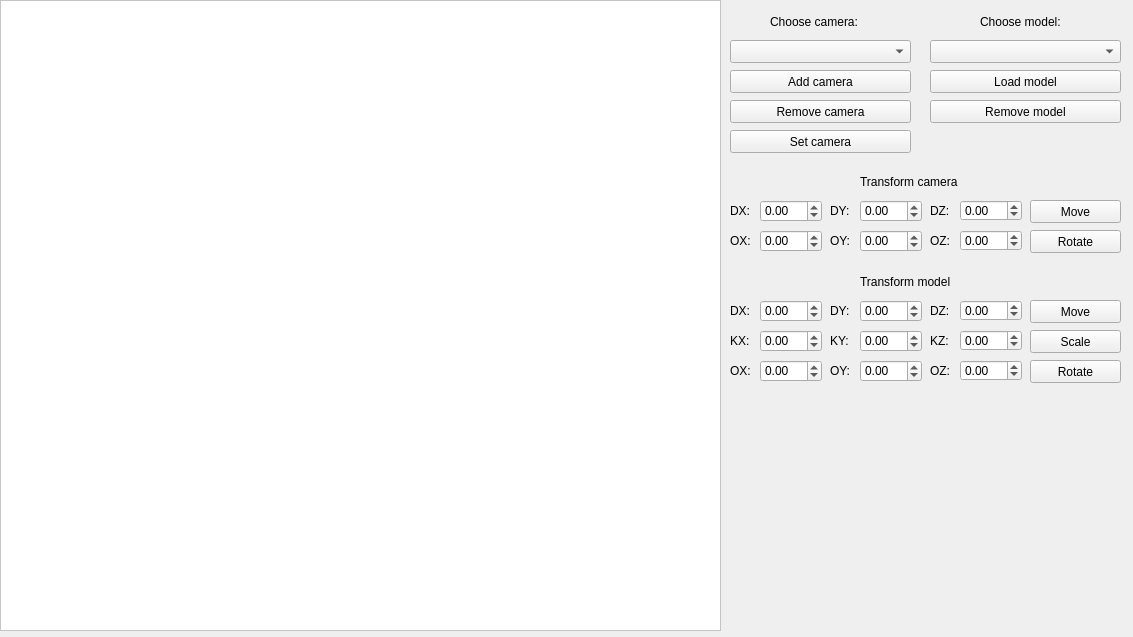
<?xml version="1.0" encoding="UTF-8"?>
<ui version="4.0">
    <class>MainWindow</class>
    <widget class="QMainWindow" name="MainWindow">
        <property name="geometry">
            <rect>
                <x>0</x>
                <y>0</y>
                <width>1133</width>
                <height>637</height>
            </rect>
        </property>
        <property name="windowTitle">
            <string>3D Model OOP</string>
        </property>
        <widget class="QWidget" name="centralwidget">
            <widget class="QPushButton" name="pushButton_AddCamera">
                <property name="geometry">
                    <rect>
                        <x>730</x>
                        <y>70</y>
                        <width>181</width>
                        <height>23</height>
                    </rect>
                </property>
                <property name="text">
                    <string>Add camera</string>
                </property>
            </widget>
            <widget class="QComboBox" name="comboBoxModel">
                <property name="geometry">
                    <rect>
                        <x>930</x>
                        <y>40</y>
                        <width>191</width>
                        <height>23</height>
                    </rect>
                </property>
            </widget>
            <widget class="QPushButton" name="pushButton_AddModel">
                <property name="geometry">
                    <rect>
                        <x>930</x>
                        <y>70</y>
                        <width>191</width>
                        <height>23</height>
                    </rect>
                </property>
                <property name="text">
                    <string>Load model</string>
                </property>
            </widget>
            <widget class="QComboBox" name="comboBoxCamera">
                <property name="geometry">
                    <rect>
                        <x>730</x>
                        <y>40</y>
                        <width>181</width>
                        <height>23</height>
                    </rect>
                </property>
            </widget>
            <widget class="QLabel" name="label">
                <property name="geometry">
                    <rect>
                        <x>980</x>
                        <y>10</y>
                        <width>91</width>
                        <height>23</height>
                    </rect>
                </property>
                <property name="text">
                    <string>Choose model:</string>
                </property>
            </widget>
            <widget class="QPushButton" name="pushButton_RemoveModel">
                <property name="geometry">
                    <rect>
                        <x>930</x>
                        <y>100</y>
                        <width>191</width>
                        <height>23</height>
                    </rect>
                </property>
                <property name="text">
                    <string>Remove model</string>
                </property>
            </widget>
            <widget class="QLabel" name="label_2">
                <property name="geometry">
                    <rect>
                        <x>770</x>
                        <y>10</y>
                        <width>101</width>
                        <height>23</height>
                    </rect>
                </property>
                <property name="text">
                    <string>Choose camera:</string>
                </property>
            </widget>
            <widget class="QPushButton" name="pushButton_RemoveCamera">
                <property name="geometry">
                    <rect>
                        <x>730</x>
                        <y>100</y>
                        <width>181</width>
                        <height>23</height>
                    </rect>
                </property>
                <property name="text">
                    <string>Remove camera</string>
                </property>
            </widget>
            <widget class="QPushButton" name="pushButton_SetCamera">
                <property name="geometry">
                    <rect>
                        <x>730</x>
                        <y>130</y>
                        <width>181</width>
                        <height>23</height>
                    </rect>
                </property>
                <property name="text">
                    <string>Set camera</string>
                </property>
            </widget>
            <widget class="QLabel" name="label_3">
                <property name="geometry">
                    <rect>
                        <x>730</x>
                        <y>300</y>
                        <width>21</width>
                        <height>21</height>
                    </rect>
                </property>
                <property name="text">
                    <string>DX:</string>
                </property>
            </widget>
            <widget class="QLabel" name="label_4">
                <property name="geometry">
                    <rect>
                        <x>830</x>
                        <y>300</y>
                        <width>21</width>
                        <height>21</height>
                    </rect>
                </property>
                <property name="text">
                    <string>DY:</string>
                </property>
            </widget>
            <widget class="QLabel" name="label_5">
                <property name="geometry">
                    <rect>
                        <x>930</x>
                        <y>300</y>
                        <width>21</width>
                        <height>21</height>
                    </rect>
                </property>
                <property name="text">
                    <string>DZ:</string>
                </property>
            </widget>
            <widget class="QPushButton" name="pushButton_moveModel">
                <property name="geometry">
                    <rect>
                        <x>1030</x>
                        <y>300</y>
                        <width>91</width>
                        <height>23</height>
                    </rect>
                </property>
                <property name="text">
                    <string>Move</string>
                </property>
            </widget>
            <widget class="QDoubleSpinBox" name="doubleSpinBoxDx">
                <property name="geometry">
                    <rect>
                        <x>760</x>
                        <y>300</y>
                        <width>62</width>
                        <height>22</height>
                    </rect>
                </property>
                <property name="minimum">
                    <double>-500.000000000000000</double>
                </property>
                <property name="maximum">
                    <double>500.000000000000000</double>
                </property>
            </widget>
            <widget class="QDoubleSpinBox" name="doubleSpinBoxDy">
                <property name="geometry">
                    <rect>
                        <x>860</x>
                        <y>300</y>
                        <width>62</width>
                        <height>22</height>
                    </rect>
                </property>
                <property name="minimum">
                    <double>-500.000000000000000</double>
                </property>
                <property name="maximum">
                    <double>500.000000000000000</double>
                </property>
            </widget>
            <widget class="QDoubleSpinBox" name="doubleSpinBoxDz">
                <property name="geometry">
                    <rect>
                        <x>960</x>
                        <y>300</y>
                        <width>62</width>
                        <height>21</height>
                    </rect>
                </property>
                <property name="minimum">
                    <double>-500.000000000000000</double>
                </property>
                <property name="maximum">
                    <double>500.000000000000000</double>
                </property>
            </widget>
            <widget class="QLabel" name="label_7">
                <property name="geometry">
                    <rect>
                        <x>930</x>
                        <y>330</y>
                        <width>21</width>
                        <height>21</height>
                    </rect>
                </property>
                <property name="text">
                    <string>KZ:</string>
                </property>
            </widget>
            <widget class="QDoubleSpinBox" name="doubleSpinBoxKy">
                <property name="geometry">
                    <rect>
                        <x>860</x>
                        <y>330</y>
                        <width>62</width>
                        <height>22</height>
                    </rect>
                </property>
                <property name="minimum">
                    <double>-500.000000000000000</double>
                </property>
                <property name="maximum">
                    <double>500.000000000000000</double>
                </property>
            </widget>
            <widget class="QDoubleSpinBox" name="doubleSpinBoxKz">
                <property name="geometry">
                    <rect>
                        <x>960</x>
                        <y>330</y>
                        <width>62</width>
                        <height>21</height>
                    </rect>
                </property>
                <property name="minimum">
                    <double>-500.000000000000000</double>
                </property>
                <property name="maximum">
                    <double>500.000000000000000</double>
                </property>
            </widget>
            <widget class="QLabel" name="label_8">
                <property name="geometry">
                    <rect>
                        <x>830</x>
                        <y>330</y>
                        <width>21</width>
                        <height>21</height>
                    </rect>
                </property>
                <property name="text">
                    <string>KY:</string>
                </property>
            </widget>
            <widget class="QLabel" name="label_9">
                <property name="geometry">
                    <rect>
                        <x>730</x>
                        <y>330</y>
                        <width>21</width>
                        <height>21</height>
                    </rect>
                </property>
                <property name="text">
                    <string>KX:</string>
                </property>
            </widget>
            <widget class="QPushButton" name="pushButton_scaleModel">
                <property name="geometry">
                    <rect>
                        <x>1030</x>
                        <y>330</y>
                        <width>91</width>
                        <height>23</height>
                    </rect>
                </property>
                <property name="text">
                    <string>Scale</string>
                </property>
            </widget>
            <widget class="QDoubleSpinBox" name="doubleSpinBoxKx">
                <property name="geometry">
                    <rect>
                        <x>760</x>
                        <y>330</y>
                        <width>62</width>
                        <height>22</height>
                    </rect>
                </property>
                <property name="minimum">
                    <double>-500.000000000000000</double>
                </property>
                <property name="maximum">
                    <double>500.000000000000000</double>
                </property>
            </widget>
            <widget class="QPushButton" name="pushButton_rotateModel">
                <property name="geometry">
                    <rect>
                        <x>1030</x>
                        <y>360</y>
                        <width>91</width>
                        <height>23</height>
                    </rect>
                </property>
                <property name="text">
                    <string>Rotate</string>
                </property>
            </widget>
            <widget class="QDoubleSpinBox" name="doubleSpinBoxOz">
                <property name="geometry">
                    <rect>
                        <x>960</x>
                        <y>360</y>
                        <width>62</width>
                        <height>21</height>
                    </rect>
                </property>
                <property name="minimum">
                    <double>-500.000000000000000</double>
                </property>
                <property name="maximum">
                    <double>500.000000000000000</double>
                </property>
            </widget>
            <widget class="QDoubleSpinBox" name="doubleSpinBoxOy">
                <property name="geometry">
                    <rect>
                        <x>860</x>
                        <y>360</y>
                        <width>62</width>
                        <height>22</height>
                    </rect>
                </property>
                <property name="minimum">
                    <double>-500.000000000000000</double>
                </property>
                <property name="maximum">
                    <double>500.000000000000000</double>
                </property>
            </widget>
            <widget class="QLabel" name="label_10">
                <property name="geometry">
                    <rect>
                        <x>730</x>
                        <y>360</y>
                        <width>21</width>
                        <height>21</height>
                    </rect>
                </property>
                <property name="text">
                    <string>OX:</string>
                </property>
            </widget>
            <widget class="QLabel" name="label_11">
                <property name="geometry">
                    <rect>
                        <x>830</x>
                        <y>360</y>
                        <width>21</width>
                        <height>21</height>
                    </rect>
                </property>
                <property name="text">
                    <string>OY:</string>
                </property>
            </widget>
            <widget class="QLabel" name="label_12">
                <property name="geometry">
                    <rect>
                        <x>930</x>
                        <y>360</y>
                        <width>21</width>
                        <height>21</height>
                    </rect>
                </property>
                <property name="text">
                    <string>OZ:</string>
                </property>
            </widget>
            <widget class="QDoubleSpinBox" name="doubleSpinBoxOx">
                <property name="geometry">
                    <rect>
                        <x>760</x>
                        <y>360</y>
                        <width>62</width>
                        <height>22</height>
                    </rect>
                </property>
                <property name="minimum">
                    <double>-500.000000000000000</double>
                </property>
                <property name="maximum">
                    <double>500.000000000000000</double>
                </property>
            </widget>
            <widget class="QLabel" name="label_6">
                <property name="geometry">
                    <rect>
                        <x>830</x>
                        <y>200</y>
                        <width>21</width>
                        <height>21</height>
                    </rect>
                </property>
                <property name="text">
                    <string>DY:</string>
                </property>
            </widget>
            <widget class="QPushButton" name="pushButton_moveCamera">
                <property name="geometry">
                    <rect>
                        <x>1030</x>
                        <y>200</y>
                        <width>91</width>
                        <height>23</height>
                    </rect>
                </property>
                <property name="text">
                    <string>Move</string>
                </property>
            </widget>
            <widget class="QLabel" name="label_13">
                <property name="geometry">
                    <rect>
                        <x>730</x>
                        <y>200</y>
                        <width>21</width>
                        <height>21</height>
                    </rect>
                </property>
                <property name="text">
                    <string>DX:</string>
                </property>
            </widget>
            <widget class="QDoubleSpinBox" name="doubleSpinBoxDx_c">
                <property name="geometry">
                    <rect>
                        <x>760</x>
                        <y>200</y>
                        <width>62</width>
                        <height>22</height>
                    </rect>
                </property>
                <property name="minimum">
                    <double>-500.000000000000000</double>
                </property>
                <property name="maximum">
                    <double>500.000000000000000</double>
                </property>
            </widget>
            <widget class="QDoubleSpinBox" name="doubleSpinBoxDz_c">
                <property name="geometry">
                    <rect>
                        <x>960</x>
                        <y>200</y>
                        <width>62</width>
                        <height>21</height>
                    </rect>
                </property>
                <property name="minimum">
                    <double>-500.000000000000000</double>
                </property>
                <property name="maximum">
                    <double>500.000000000000000</double>
                </property>
            </widget>
            <widget class="QLabel" name="label_14">
                <property name="geometry">
                    <rect>
                        <x>930</x>
                        <y>200</y>
                        <width>21</width>
                        <height>21</height>
                    </rect>
                </property>
                <property name="text">
                    <string>DZ:</string>
                </property>
            </widget>
            <widget class="QDoubleSpinBox" name="doubleSpinBoxDy_c">
                <property name="geometry">
                    <rect>
                        <x>860</x>
                        <y>200</y>
                        <width>62</width>
                        <height>22</height>
                    </rect>
                </property>
                <property name="minimum">
                    <double>-500.000000000000000</double>
                </property>
                <property name="maximum">
                    <double>500.000000000000000</double>
                </property>
            </widget>
            <widget class="QLabel" name="label_15">
                <property name="geometry">
                    <rect>
                        <x>830</x>
                        <y>230</y>
                        <width>21</width>
                        <height>21</height>
                    </rect>
                </property>
                <property name="text">
                    <string>OY:</string>
                </property>
            </widget>
            <widget class="QLabel" name="label_16">
                <property name="geometry">
                    <rect>
                        <x>730</x>
                        <y>230</y>
                        <width>21</width>
                        <height>21</height>
                    </rect>
                </property>
                <property name="text">
                    <string>OX:</string>
                </property>
            </widget>
            <widget class="QPushButton" name="pushButton_rotateCamera">
                <property name="geometry">
                    <rect>
                        <x>1030</x>
                        <y>230</y>
                        <width>91</width>
                        <height>23</height>
                    </rect>
                </property>
                <property name="text">
                    <string>Rotate</string>
                </property>
            </widget>
            <widget class="QDoubleSpinBox" name="doubleSpinBoxOy_c">
                <property name="geometry">
                    <rect>
                        <x>860</x>
                        <y>230</y>
                        <width>62</width>
                        <height>22</height>
                    </rect>
                </property>
                <property name="minimum">
                    <double>-500.000000000000000</double>
                </property>
                <property name="maximum">
                    <double>500.000000000000000</double>
                </property>
            </widget>
            <widget class="QDoubleSpinBox" name="doubleSpinBoxOz_c">
                <property name="geometry">
                    <rect>
                        <x>960</x>
                        <y>230</y>
                        <width>62</width>
                        <height>21</height>
                    </rect>
                </property>
                <property name="minimum">
                    <double>-500.000000000000000</double>
                </property>
                <property name="maximum">
                    <double>500.000000000000000</double>
                </property>
            </widget>
            <widget class="QLabel" name="label_17">
                <property name="geometry">
                    <rect>
                        <x>930</x>
                        <y>230</y>
                        <width>21</width>
                        <height>21</height>
                    </rect>
                </property>
                <property name="text">
                    <string>OZ:</string>
                </property>
            </widget>
            <widget class="QDoubleSpinBox" name="doubleSpinBoxOx_c">
                <property name="geometry">
                    <rect>
                        <x>760</x>
                        <y>230</y>
                        <width>62</width>
                        <height>22</height>
                    </rect>
                </property>
                <property name="minimum">
                    <double>-500.000000000000000</double>
                </property>
                <property name="maximum">
                    <double>500.000000000000000</double>
                </property>
            </widget>
            <widget class="DrawLabel" name="drawLabel">
                <property name="geometry">
                    <rect>
                        <x>10</x>
                        <y>10</y>
                        <width>711</width>
                        <height>621</height>
                    </rect>
                </property>
                <property name="text">
                    <string/>
                </property>
            </widget>
            <widget class="QGraphicsView" name="graphicsView">
                <property name="geometry">
                    <rect>
                        <x>0</x>
                        <y>0</y>
                        <width>721</width>
                        <height>631</height>
                    </rect>
                </property>
                <property name="palette">
                    <palette>
                        <active>
                            <colorrole role="WindowText">
                                <brush brushstyle="SolidPattern">
                                    <color alpha="255">
                                        <red>0</red>
                                        <green>0</green>
                                        <blue>0</blue>
                                    </color>
                                </brush>
                            </colorrole>
                            <colorrole role="Button">
                                <brush brushstyle="SolidPattern">
                                    <color alpha="255">
                                        <red>255</red>
                                        <green>255</green>
                                        <blue>255</blue>
                                    </color>
                                </brush>
                            </colorrole>
                            <colorrole role="Light">
                                <brush brushstyle="SolidPattern">
                                    <color alpha="255">
                                        <red>255</red>
                                        <green>255</green>
                                        <blue>255</blue>
                                    </color>
                                </brush>
                            </colorrole>
                            <colorrole role="Midlight">
                                <brush brushstyle="SolidPattern">
                                    <color alpha="255">
                                        <red>255</red>
                                        <green>255</green>
                                        <blue>255</blue>
                                    </color>
                                </brush>
                            </colorrole>
                            <colorrole role="Dark">
                                <brush brushstyle="SolidPattern">
                                    <color alpha="255">
                                        <red>127</red>
                                        <green>127</green>
                                        <blue>127</blue>
                                    </color>
                                </brush>
                            </colorrole>
                            <colorrole role="Mid">
                                <brush brushstyle="SolidPattern">
                                    <color alpha="255">
                                        <red>170</red>
                                        <green>170</green>
                                        <blue>170</blue>
                                    </color>
                                </brush>
                            </colorrole>
                            <colorrole role="Text">
                                <brush brushstyle="SolidPattern">
                                    <color alpha="255">
                                        <red>0</red>
                                        <green>0</green>
                                        <blue>0</blue>
                                    </color>
                                </brush>
                            </colorrole>
                            <colorrole role="BrightText">
                                <brush brushstyle="SolidPattern">
                                    <color alpha="255">
                                        <red>255</red>
                                        <green>255</green>
                                        <blue>255</blue>
                                    </color>
                                </brush>
                            </colorrole>
                            <colorrole role="ButtonText">
                                <brush brushstyle="SolidPattern">
                                    <color alpha="255">
                                        <red>0</red>
                                        <green>0</green>
                                        <blue>0</blue>
                                    </color>
                                </brush>
                            </colorrole>
                            <colorrole role="Base">
                                <brush brushstyle="SolidPattern">
                                    <color alpha="255">
                                        <red>255</red>
                                        <green>255</green>
                                        <blue>255</blue>
                                    </color>
                                </brush>
                            </colorrole>
                            <colorrole role="Window">
                                <brush brushstyle="SolidPattern">
                                    <color alpha="255">
                                        <red>255</red>
                                        <green>255</green>
                                        <blue>255</blue>
                                    </color>
                                </brush>
                            </colorrole>
                            <colorrole role="Shadow">
                                <brush brushstyle="SolidPattern">
                                    <color alpha="255">
                                        <red>0</red>
                                        <green>0</green>
                                        <blue>0</blue>
                                    </color>
                                </brush>
                            </colorrole>
                            <colorrole role="AlternateBase">
                                <brush brushstyle="SolidPattern">
                                    <color alpha="255">
                                        <red>255</red>
                                        <green>255</green>
                                        <blue>255</blue>
                                    </color>
                                </brush>
                            </colorrole>
                            <colorrole role="ToolTipBase">
                                <brush brushstyle="SolidPattern">
                                    <color alpha="255">
                                        <red>255</red>
                                        <green>255</green>
                                        <blue>220</blue>
                                    </color>
                                </brush>
                            </colorrole>
                            <colorrole role="ToolTipText">
                                <brush brushstyle="SolidPattern">
                                    <color alpha="255">
                                        <red>0</red>
                                        <green>0</green>
                                        <blue>0</blue>
                                    </color>
                                </brush>
                            </colorrole>
                            <colorrole role="PlaceholderText">
                                <brush brushstyle="SolidPattern">
                                    <color alpha="128">
                                        <red>0</red>
                                        <green>0</green>
                                        <blue>0</blue>
                                    </color>
                                </brush>
                            </colorrole>
                        </active>
                        <inactive>
                            <colorrole role="WindowText">
                                <brush brushstyle="SolidPattern">
                                    <color alpha="255">
                                        <red>0</red>
                                        <green>0</green>
                                        <blue>0</blue>
                                    </color>
                                </brush>
                            </colorrole>
                            <colorrole role="Button">
                                <brush brushstyle="SolidPattern">
                                    <color alpha="255">
                                        <red>255</red>
                                        <green>255</green>
                                        <blue>255</blue>
                                    </color>
                                </brush>
                            </colorrole>
                            <colorrole role="Light">
                                <brush brushstyle="SolidPattern">
                                    <color alpha="255">
                                        <red>255</red>
                                        <green>255</green>
                                        <blue>255</blue>
                                    </color>
                                </brush>
                            </colorrole>
                            <colorrole role="Midlight">
                                <brush brushstyle="SolidPattern">
                                    <color alpha="255">
                                        <red>255</red>
                                        <green>255</green>
                                        <blue>255</blue>
                                    </color>
                                </brush>
                            </colorrole>
                            <colorrole role="Dark">
                                <brush brushstyle="SolidPattern">
                                    <color alpha="255">
                                        <red>127</red>
                                        <green>127</green>
                                        <blue>127</blue>
                                    </color>
                                </brush>
                            </colorrole>
                            <colorrole role="Mid">
                                <brush brushstyle="SolidPattern">
                                    <color alpha="255">
                                        <red>170</red>
                                        <green>170</green>
                                        <blue>170</blue>
                                    </color>
                                </brush>
                            </colorrole>
                            <colorrole role="Text">
                                <brush brushstyle="SolidPattern">
                                    <color alpha="255">
                                        <red>0</red>
                                        <green>0</green>
                                        <blue>0</blue>
                                    </color>
                                </brush>
                            </colorrole>
                            <colorrole role="BrightText">
                                <brush brushstyle="SolidPattern">
                                    <color alpha="255">
                                        <red>255</red>
                                        <green>255</green>
                                        <blue>255</blue>
                                    </color>
                                </brush>
                            </colorrole>
                            <colorrole role="ButtonText">
                                <brush brushstyle="SolidPattern">
                                    <color alpha="255">
                                        <red>0</red>
                                        <green>0</green>
                                        <blue>0</blue>
                                    </color>
                                </brush>
                            </colorrole>
                            <colorrole role="Base">
                                <brush brushstyle="SolidPattern">
                                    <color alpha="255">
                                        <red>255</red>
                                        <green>255</green>
                                        <blue>255</blue>
                                    </color>
                                </brush>
                            </colorrole>
                            <colorrole role="Window">
                                <brush brushstyle="SolidPattern">
                                    <color alpha="255">
                                        <red>255</red>
                                        <green>255</green>
                                        <blue>255</blue>
                                    </color>
                                </brush>
                            </colorrole>
                            <colorrole role="Shadow">
                                <brush brushstyle="SolidPattern">
                                    <color alpha="255">
                                        <red>0</red>
                                        <green>0</green>
                                        <blue>0</blue>
                                    </color>
                                </brush>
                            </colorrole>
                            <colorrole role="AlternateBase">
                                <brush brushstyle="SolidPattern">
                                    <color alpha="255">
                                        <red>255</red>
                                        <green>255</green>
                                        <blue>255</blue>
                                    </color>
                                </brush>
                            </colorrole>
                            <colorrole role="ToolTipBase">
                                <brush brushstyle="SolidPattern">
                                    <color alpha="255">
                                        <red>255</red>
                                        <green>255</green>
                                        <blue>220</blue>
                                    </color>
                                </brush>
                            </colorrole>
                            <colorrole role="ToolTipText">
                                <brush brushstyle="SolidPattern">
                                    <color alpha="255">
                                        <red>0</red>
                                        <green>0</green>
                                        <blue>0</blue>
                                    </color>
                                </brush>
                            </colorrole>
                            <colorrole role="PlaceholderText">
                                <brush brushstyle="SolidPattern">
                                    <color alpha="128">
                                        <red>0</red>
                                        <green>0</green>
                                        <blue>0</blue>
                                    </color>
                                </brush>
                            </colorrole>
                        </inactive>
                        <disabled>
                            <colorrole role="WindowText">
                                <brush brushstyle="SolidPattern">
                                    <color alpha="255">
                                        <red>127</red>
                                        <green>127</green>
                                        <blue>127</blue>
                                    </color>
                                </brush>
                            </colorrole>
                            <colorrole role="Button">
                                <brush brushstyle="SolidPattern">
                                    <color alpha="255">
                                        <red>255</red>
                                        <green>255</green>
                                        <blue>255</blue>
                                    </color>
                                </brush>
                            </colorrole>
                            <colorrole role="Light">
                                <brush brushstyle="SolidPattern">
                                    <color alpha="255">
                                        <red>255</red>
                                        <green>255</green>
                                        <blue>255</blue>
                                    </color>
                                </brush>
                            </colorrole>
                            <colorrole role="Midlight">
                                <brush brushstyle="SolidPattern">
                                    <color alpha="255">
                                        <red>255</red>
                                        <green>255</green>
                                        <blue>255</blue>
                                    </color>
                                </brush>
                            </colorrole>
                            <colorrole role="Dark">
                                <brush brushstyle="SolidPattern">
                                    <color alpha="255">
                                        <red>127</red>
                                        <green>127</green>
                                        <blue>127</blue>
                                    </color>
                                </brush>
                            </colorrole>
                            <colorrole role="Mid">
                                <brush brushstyle="SolidPattern">
                                    <color alpha="255">
                                        <red>170</red>
                                        <green>170</green>
                                        <blue>170</blue>
                                    </color>
                                </brush>
                            </colorrole>
                            <colorrole role="Text">
                                <brush brushstyle="SolidPattern">
                                    <color alpha="255">
                                        <red>127</red>
                                        <green>127</green>
                                        <blue>127</blue>
                                    </color>
                                </brush>
                            </colorrole>
                            <colorrole role="BrightText">
                                <brush brushstyle="SolidPattern">
                                    <color alpha="255">
                                        <red>255</red>
                                        <green>255</green>
                                        <blue>255</blue>
                                    </color>
                                </brush>
                            </colorrole>
                            <colorrole role="ButtonText">
                                <brush brushstyle="SolidPattern">
                                    <color alpha="255">
                                        <red>127</red>
                                        <green>127</green>
                                        <blue>127</blue>
                                    </color>
                                </brush>
                            </colorrole>
                            <colorrole role="Base">
                                <brush brushstyle="SolidPattern">
                                    <color alpha="255">
                                        <red>255</red>
                                        <green>255</green>
                                        <blue>255</blue>
                                    </color>
                                </brush>
                            </colorrole>
                            <colorrole role="Window">
                                <brush brushstyle="SolidPattern">
                                    <color alpha="255">
                                        <red>255</red>
                                        <green>255</green>
                                        <blue>255</blue>
                                    </color>
                                </brush>
                            </colorrole>
                            <colorrole role="Shadow">
                                <brush brushstyle="SolidPattern">
                                    <color alpha="255">
                                        <red>0</red>
                                        <green>0</green>
                                        <blue>0</blue>
                                    </color>
                                </brush>
                            </colorrole>
                            <colorrole role="AlternateBase">
                                <brush brushstyle="SolidPattern">
                                    <color alpha="255">
                                        <red>255</red>
                                        <green>255</green>
                                        <blue>255</blue>
                                    </color>
                                </brush>
                            </colorrole>
                            <colorrole role="ToolTipBase">
                                <brush brushstyle="SolidPattern">
                                    <color alpha="255">
                                        <red>255</red>
                                        <green>255</green>
                                        <blue>220</blue>
                                    </color>
                                </brush>
                            </colorrole>
                            <colorrole role="ToolTipText">
                                <brush brushstyle="SolidPattern">
                                    <color alpha="255">
                                        <red>0</red>
                                        <green>0</green>
                                        <blue>0</blue>
                                    </color>
                                </brush>
                            </colorrole>
                            <colorrole role="PlaceholderText">
                                <brush brushstyle="SolidPattern">
                                    <color alpha="128">
                                        <red>0</red>
                                        <green>0</green>
                                        <blue>0</blue>
                                    </color>
                                </brush>
                            </colorrole>
                        </disabled>
                    </palette>
                </property>
                <property name="autoFillBackground">
                    <bool>false</bool>
                </property>
            </widget>
            <widget class="QLabel" name="label_18">
                <property name="geometry">
                    <rect>
                        <x>860</x>
                        <y>170</y>
                        <width>111</width>
                        <height>23</height>
                    </rect>
                </property>
                <property name="text">
                    <string>Transform camera</string>
                </property>
            </widget>
            <widget class="QLabel" name="label_19">
                <property name="geometry">
                    <rect>
                        <x>860</x>
                        <y>270</y>
                        <width>111</width>
                        <height>23</height>
                    </rect>
                </property>
                <property name="text">
                    <string>Transform model</string>
                </property>
            </widget>
        </widget>
    </widget>
    <customwidgets>
        <customwidget>
            <class>DrawLabel</class>
            <extends>QLabel</extends>
            <header>drawlabel.h</header>
        </customwidget>
    </customwidgets>
    <resources/>
    <connections/>
</ui>
